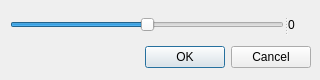
<?xml version="1.0" encoding="UTF-8"?>
<ui version="4.0">
 <class>BrightnessDialog</class>
 <widget class="QDialog" name="BrightnessDialog">
  <property name="geometry">
   <rect>
    <x>0</x>
    <y>0</y>
    <width>320</width>
    <height>80</height>
   </rect>
  </property>
  <property name="windowTitle">
   <string>Jasność</string>
  </property>
  <widget class="QWidget" name="layoutWidget">
   <property name="geometry">
    <rect>
     <x>10</x>
     <y>10</y>
     <width>301</width>
     <height>61</height>
    </rect>
   </property>
   <property name="maximumSize">
    <size>
     <width>16777215</width>
     <height>61</height>
    </size>
   </property>
   <layout class="QVBoxLayout" name="verticalLayout_5">
    <item>
     <widget class="QSplitter" name="splitter_2">
      <property name="maximumSize">
       <size>
        <width>16777215</width>
        <height>30</height>
       </size>
      </property>
      <property name="orientation">
       <enum>Qt::Horizontal</enum>
      </property>
      <widget class="QSplitter" name="splitter">
       <property name="maximumSize">
        <size>
         <width>16777215</width>
         <height>30</height>
        </size>
       </property>
       <property name="orientation">
        <enum>Qt::Horizontal</enum>
       </property>
       <widget class="QWidget" name="layoutWidget_2">
        <property name="maximumSize">
         <size>
          <width>16777215</width>
          <height>30</height>
         </size>
        </property>
        <layout class="QHBoxLayout" name="horizontalLayout">
         <item>
          <layout class="QVBoxLayout" name="verticalLayout_2"/>
         </item>
         <item>
          <layout class="QVBoxLayout" name="verticalLayout_4">
           <item>
            <widget class="QSlider" name="partSlider">
             <property name="maximumSize">
              <size>
               <width>16777215</width>
               <height>22</height>
              </size>
             </property>
             <property name="minimum">
              <number>-100</number>
             </property>
             <property name="maximum">
              <number>100</number>
             </property>
             <property name="orientation">
              <enum>Qt::Horizontal</enum>
             </property>
            </widget>
           </item>
          </layout>
         </item>
        </layout>
       </widget>
       <widget class="QWidget" name="layoutWidget_3">
        <property name="maximumSize">
         <size>
          <width>16777215</width>
          <height>30</height>
         </size>
        </property>
        <layout class="QVBoxLayout" name="verticalLayout">
         <item>
          <widget class="QLabel" name="partitionVal">
           <property name="maximumSize">
            <size>
             <width>16777215</width>
             <height>28</height>
            </size>
           </property>
           <property name="text">
            <string>0</string>
           </property>
          </widget>
         </item>
        </layout>
       </widget>
      </widget>
     </widget>
    </item>
    <item>
     <widget class="QDialogButtonBox" name="buttonBox">
      <property name="maximumSize">
       <size>
        <width>16777215</width>
        <height>23</height>
       </size>
      </property>
      <property name="orientation">
       <enum>Qt::Horizontal</enum>
      </property>
      <property name="standardButtons">
       <set>QDialogButtonBox::Cancel|QDialogButtonBox::Ok</set>
      </property>
     </widget>
    </item>
   </layout>
  </widget>
 </widget>
 <resources/>
 <connections>
  <connection>
   <sender>partSlider</sender>
   <signal>valueChanged(int)</signal>
   <receiver>partitionVal</receiver>
   <slot>setNum(int)</slot>
   <hints>
    <hint type="sourcelabel">
     <x>84</x>
     <y>22</y>
    </hint>
    <hint type="destinationlabel">
     <x>294</x>
     <y>25</y>
    </hint>
   </hints>
  </connection>
  <connection>
   <sender>buttonBox</sender>
   <signal>accepted()</signal>
   <receiver>BrightnessDialog</receiver>
   <slot>accept()</slot>
   <hints>
    <hint type="sourcelabel">
     <x>162</x>
     <y>58</y>
    </hint>
    <hint type="destinationlabel">
     <x>156</x>
     <y>156</y>
    </hint>
   </hints>
  </connection>
  <connection>
   <sender>buttonBox</sender>
   <signal>rejected()</signal>
   <receiver>BrightnessDialog</receiver>
   <slot>reject()</slot>
   <hints>
    <hint type="sourcelabel">
     <x>260</x>
     <y>60</y>
    </hint>
    <hint type="destinationlabel">
     <x>262</x>
     <y>145</y>
    </hint>
   </hints>
  </connection>
 </connections>
</ui>
